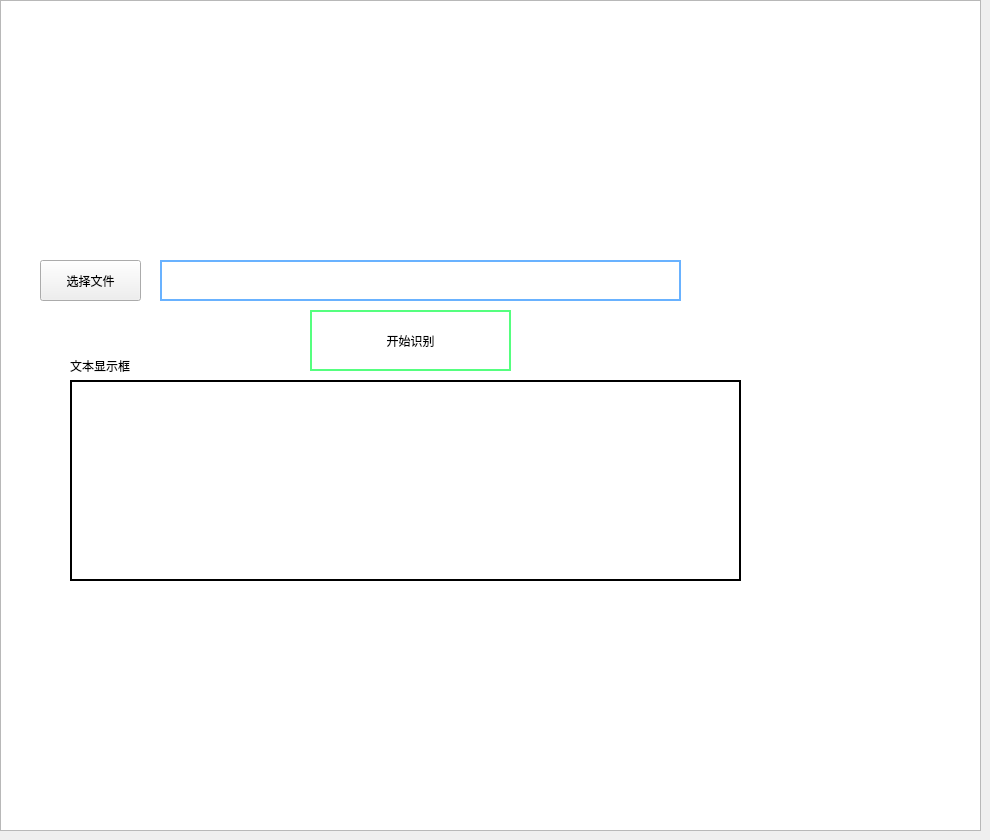
     <widget class="QWidget" name="page3">
      <property name="styleSheet">
       <string notr="true"/>
      </property>
      <widget class="QLineEdit" name="lineEdit">
       <property name="geometry">
        <rect>
         <x>160</x>
         <y>260</y>
         <width>521</width>
         <height>41</height>
        </rect>
       </property>
       <property name="styleSheet">
        <string notr="true">border: 2px solid rgb(105, 178, 255)</string>
       </property>
      </widget>
      <widget class="QLabel" name="label_14">
       <property name="geometry">
        <rect>
         <x>160</x>
         <y>10</y>
         <width>511</width>
         <height>231</height>
        </rect>
       </property>
       <property name="sizePolicy">
        <sizepolicy hsizetype="Preferred" vsizetype="Preferred">
         <horstretch>0</horstretch>
         <verstretch>0</verstretch>
        </sizepolicy>
       </property>
       <property name="maximumSize">
        <size>
         <width>6000</width>
         <height>7000</height>
        </size>
       </property>
       <property name="text">
        <string/>
       </property>
       <property name="pixmap">
        <pixmap>../../../29549/Pictures/ocr.jpeg</pixmap>
       </property>
       <property name="scaledContents">
        <bool>true</bool>
       </property>
       <property name="buddy">
        <cstring>label_14</cstring>
       </property>
      </widget>
      <widget class="QTextEdit" name="textEdit">
       <property name="geometry">
        <rect>
         <x>70</x>
         <y>380</y>
         <width>671</width>
         <height>201</height>
        </rect>
       </property>
       <property name="styleSheet">
        <string notr="true">border: 2px solid black
</string>
       </property>
      </widget>
      <widget class="QLabel" name="label_15">
       <property name="geometry">
        <rect>
         <x>70</x>
         <y>350</y>
         <width>141</width>
         <height>31</height>
        </rect>
       </property>
       <property name="styleSheet">
        <string notr="true">border: 0px solid rgb(211, 211, 211);
background-image:url(:/data/灰色.png);
font: 12pt &quot;Agency FB&quot;;</string>
       </property>
       <property name="text">
        <string>文本显示框</string>
       </property>
      </widget>
      <widget class="QToolButton" name="toolButton_9">
       <property name="geometry">
        <rect>
         <x>40</x>
         <y>260</y>
         <width>101</width>
         <height>41</height>
        </rect>
       </property>
       <property name="text">
        <string>选择文件</string>
       </property>
      </widget>
      <widget class="QToolButton" name="toolButton_10">
       <property name="geometry">
        <rect>
         <x>310</x>
         <y>310</y>
         <width>201</width>
         <height>61</height>
        </rect>
       </property>
       <property name="styleSheet">
        <string notr="true">border: 2px solid rgb(85, 255, 127);
font: 18pt &quot;Agency FB&quot;;</string>
       </property>
       <property name="text">
        <string>开始识别</string>
       </property>
      </widget>
      <widget class="QListView" name="listView">
       <property name="geometry">
        <rect>
         <x>0</x>
         <y>0</y>
         <width>981</width>
         <height>831</height>
        </rect>
       </property>
       <property name="styleSheet">
        <string notr="true">background-image:url(:data/灰色.png)</string>
       </property>
      </widget>
      <zorder>listView</zorder>
      <zorder>lineEdit</zorder>
      <zorder>label_14</zorder>
      <zorder>textEdit</zorder>
      <zorder>label_15</zorder>
      <zorder>toolButton_9</zorder>
      <zorder>toolButton_10</zorder>
     </widget>
